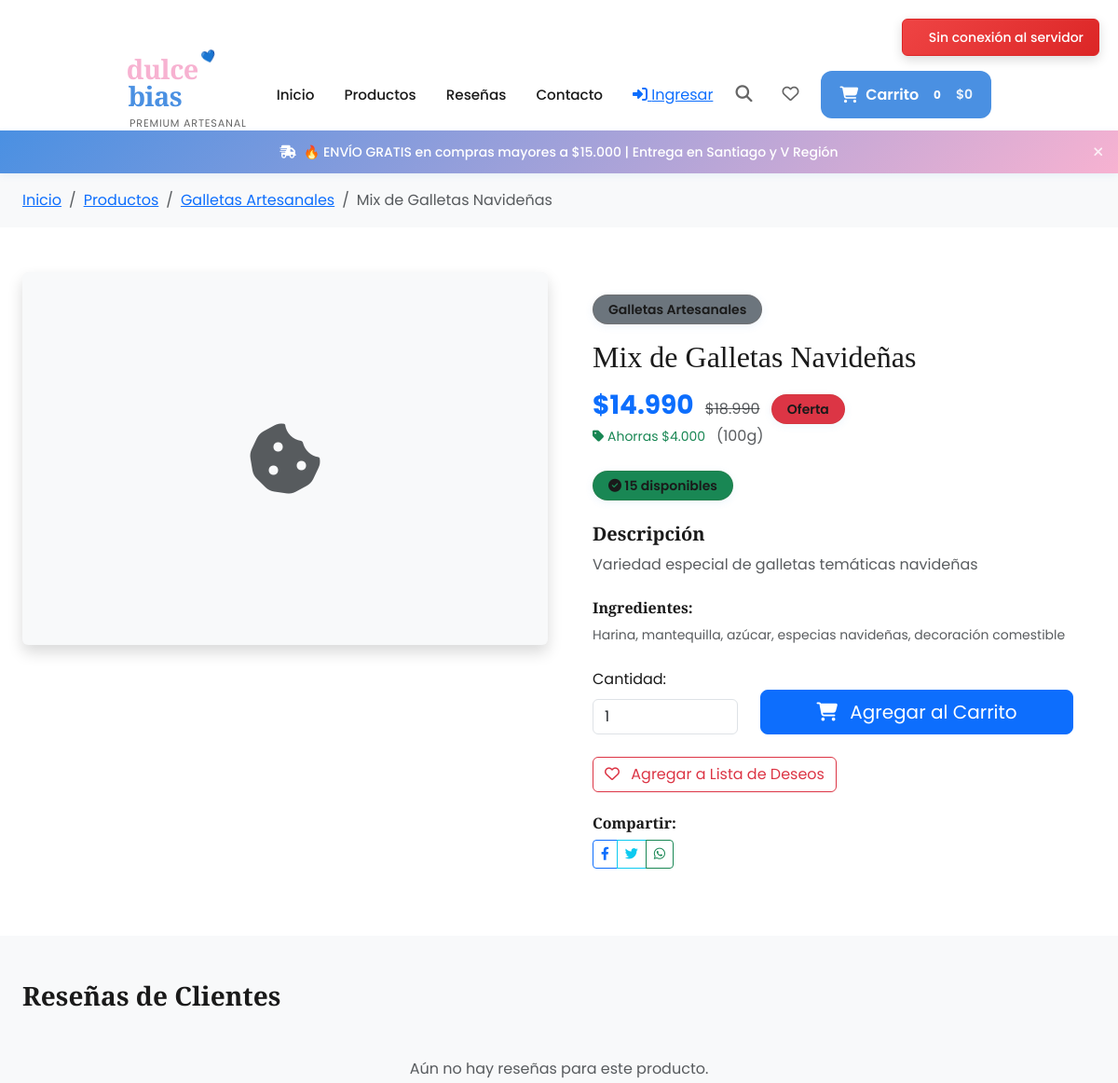
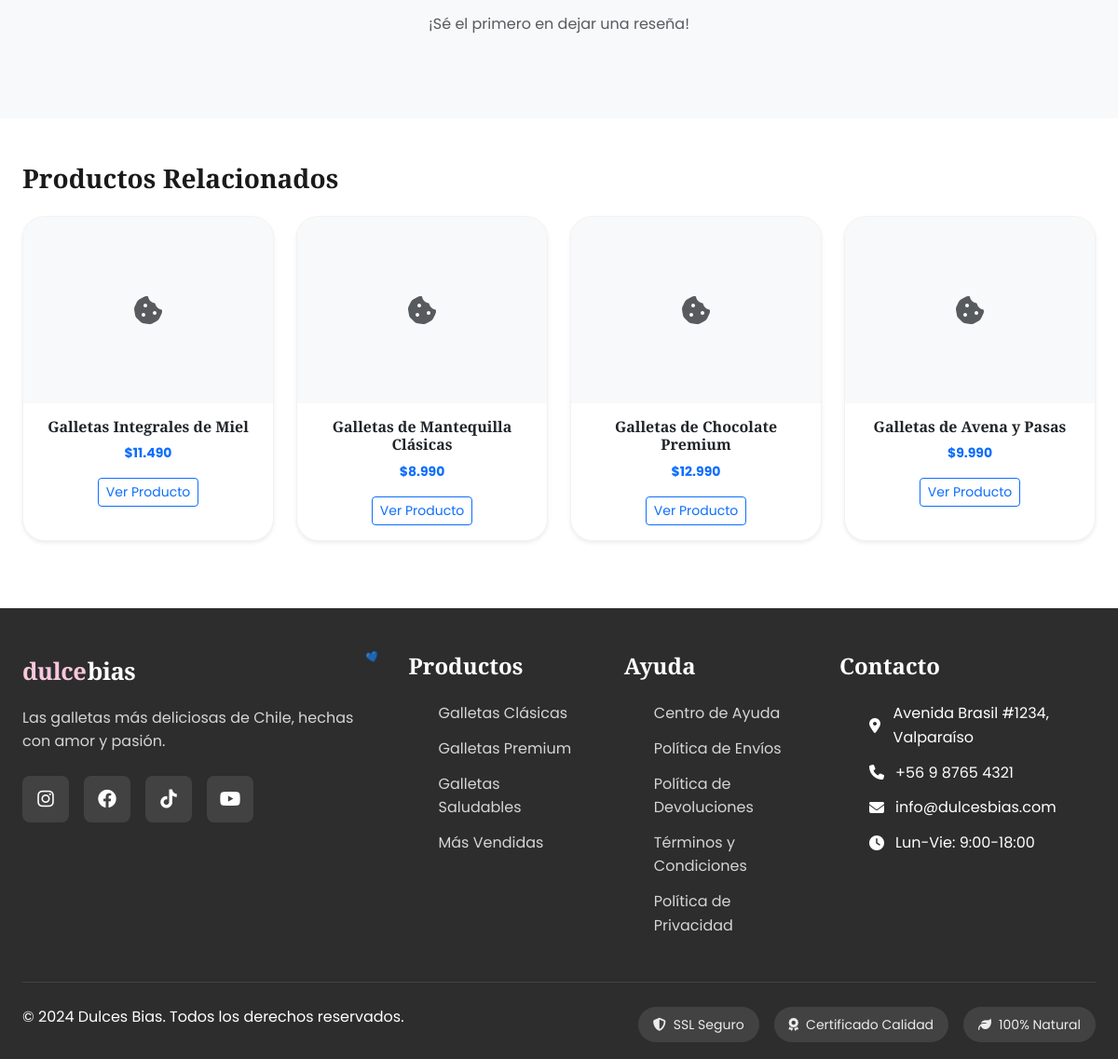
The page /producto/mix-galletas-navidenas/ on the database its author committed (2 pictures, top to bottom).
### shop/models.py (models this page shows, shortened)
class Product(models.Model):
    CATEGORY_CHOICES = [
        ('bestseller', 'Más Vendidas'),
        ('premium', 'Premium'),
        ('healthy', 'Saludables'),
        ('classic', 'Clásicas'),
    ]
    name = models.CharField(max_length=200)
    slug = models.SlugField(max_length=200, unique=True)
    category = models.ForeignKey(Category, on_delete=models.CASCADE, related_name='products')
    product_type = models.CharField(max_length=20, choices=CATEGORY_CHOICES, default='classic')
    description = models.TextField()
    ingredients = models.TextField(help_text="Lista de ingredientes separados por comas")
    price = models.DecimalField(max_digits=10, decimal_places=0)  # Precios en CLP sin decimales
    discount_percentage = models.DecimalField(max_digits=5, decimal_places=2, default=0, help_text="Porcentaje de descuento (0-100)")
    discount_price = models.DecimalField(max_digits=10, decimal_places=0, null=True, blank=True, help_text="Precio con descuento manual")
    is_on_sale = models.BooleanField(default=False, help_text="¿Está en oferta?")
    image = models.ImageField(upload_to='products/')
    stock = models.PositiveIntegerField(default=0)
    min_stock_alert = models.PositiveIntegerField(default=5, help_text="Alerta cuando el stock sea menor a este valor")
    available = models.BooleanField(default=True)
    featured = models.BooleanField(default=False)
    weight = models.PositiveIntegerField(help_text="Peso en gramos", default=100)
    nutrition_facts = models.TextField(blank=True, help_text="Información nutricional")
    created_at = models.DateTimeField(auto_now_add=True)
    updated_at = models.DateTimeField(auto_now=True)
    class Meta:
        ordering = ['-created_at']
        indexes = [
            models.Index(fields=['slug']),
            models.Index(fields=['available']),
            models.Index(fields=['featured']),
        ]
    @property
    def formatted_price(self):
        return f"${int(self.price):,}".replace(',', '.')
    @property
    def current_price(self):
        if self.is_on_sale:
            if self.discount_price:
                return self.discount_price
            elif self.discount_percentage > 0:
                discount_amount = self.price * (Decimal(str(self.discount_percentage)) / Decimal('100'))
                return self.price - discount_amount
        return self.price
    @property
    def formatted_current_price(self):
        return f"${int(self.current_price):,}".replace(',', '.')
    @property
    def discount_amount(self):
        if self.is_on_sale and self.current_price < self.price:
            return self.price - self.current_price
        return 0
    @property
    def formatted_discount_amount(self):
        return f"${int(self.discount_amount):,}".replace(',', '.')
    @property
    def has_discount(self):
        return self.is_on_sale and self.current_price < self.price
    @property
    def is_in_stock(self):
        return self.stock > 0 and self.available
    @property
    def is_low_stock(self):
        return self.stock <= self.min_stock_alert and self.stock > 0
    @property
    def stock_status(self):
        if not self.available:
            return "No disponible"
        elif self.stock == 0:
            return "Sin stock"
        elif self.is_low_stock:
            return f"¡Últimas {self.stock} unidades!"
        else:
            return f"{self.stock} disponibles"

class Category(models.Model):
    name = models.CharField(max_length=100, unique=True)
    slug = models.SlugField(max_length=100, unique=True)
    description = models.TextField(blank=True)
    image = models.ImageField(upload_to='categories/', blank=True, null=True)
    created_at = models.DateTimeField(auto_now_add=True)
    class Meta:
        verbose_name_plural = 'Categories'
        ordering = ['name']

### shop/views.py (the view, shortened to what this page needs)
# urls.py: path('producto/<slug:slug>/', views.ProductDetailView.as_view(), name='product_detail'),
class ProductDetailView(DetailView):
    model = Product
    template_name = 'shop/product_detail.html'
    context_object_name = 'product'
    def get_context_data(self, **kwargs):
        context = super().get_context_data(**kwargs)
        product = self.get_object()
        related_by_category = Product.objects.filter(
            category=product.category, available=True
        ).exclude(id=product.id)[:4]
        similar_by_ingredients = Product.objects.none()
        context['related_products'] = list(related_by_category) + list(similar_by_ingredients)
        context['reviews'] = product.reviews.all()[:5]
        context['reviews_count'] = product.reviews.count()
        if context['reviews_count'] > 0:
            total_rating = sum(review.rating for review in product.reviews.all())
            context['average_rating'] = total_rating / context['reviews_count']
        else:
            context['average_rating'] = 0
        return context

### shop/templates/shop/product_detail.html (shortened to what this page needs)
{% extends 'base.html' %}
{% load static %}
{% block content %}
<nav aria-label="breadcrumb" class="py-3 bg-light">
    <div class="container">
        <ol class="breadcrumb mb-0">
            <li class="breadcrumb-item">
                <a href="{% url 'shop:home' %}">Inicio</a>
            </li>
            <li class="breadcrumb-item">
                <a href="{% url 'shop:product_list' %}">Productos</a>
            </li>
            <li class="breadcrumb-item">
                <a href="{% url 'shop:category_detail' product.category.slug %}">{{ product.category.name }}</a>
            </li>
            <li class="breadcrumb-item active" aria-current="page">{{ product.name }}</li>
        </ol>
    </div>
</nav>
<section class="py-5">
    <div class="container">
        <div class="row">
            <div class="col-lg-6 mb-4">
                <div class="product-images">
                    <div class="main-image mb-3">
                        {% if product.image %}
                        <img src="{{ product.image.url }}"
                             class="img-fluid rounded shadow"
                             alt="{{ product.name }}"
                             id="mainProductImage"
                             style="width: 100%; height: 400px; object-fit: cover;">
                        {% else %}
                        <div class="d-flex align-items-center justify-content-center bg-light rounded shadow"
                             style="height: 400px;">
                            <i class="fas fa-cookie-bite fa-5x text-muted"></i>
                        </div>
                        {% endif %}
                    </div>
                </div>
            </div>
            <div class="col-lg-6">
                <div class="product-info">
                    <div class="mb-3">
                        <span class="badge bg-secondary me-2">{{ product.category.name }}</span>
                    </div>
                    <h1 class="h2 mb-3">{{ product.name }}</h1>
                    <div class="price-section mb-4">
                        {% if product.has_discount %}
                            <div class="price-with-discount">
                                <span class="h3 text-primary fw-bold">{{ product.formatted_current_price }}</span>
                                <span class="text-muted text-decoration-line-through ms-2">{{ product.formatted_price }}</span>
                                <span class="badge bg-danger ms-2">
                                    {% if product.discount_percentage > 0 %}
                                        -{{ product.discount_percentage|floatformat:0 }}%
                                    {% else %}
                                        Oferta
                                    {% endif %}
                                </span>
                            </div>
                            <small class="text-success">
                                <i class="fas fa-tag"></i>
                                Ahorras {{ product.formatted_discount_amount }}
                            </small>
                        {% else %}
                            <span class="h3 text-primary fw-bold">{{ product.formatted_current_price }}</span>
                        {% endif %}
                        <span class="text-muted ms-2">({{ product.weight }}g)</span>
                    </div>
                    <div class="stock-status mb-4">
                        {% if product.is_in_stock %}
                            {% if product.is_low_stock %}
                                <span class="badge bg-warning text-dark">
                                    <i class="fas fa-exclamation-triangle"></i> {{ product.stock_status }}
                                </span>
                            {% else %}
                                <span class="badge bg-success">
                                    <i class="fas fa-check-circle"></i> {{ product.stock_status }}
                                </span>
                            {% endif %}
                        {% else %}
                            <span class="badge bg-danger">
                                <i class="fas fa-times-circle"></i> {{ product.stock_status }}
                            </span>
                        {% endif %}
                    </div>
                    <div class="description mb-4">
                        <h5>Descripción</h5>
                        <p class="text-muted">{{ product.description }}</p>
                    </div>
                    {% if product.ingredients %}
                    <div class="ingredients mb-4">
                        <h6>Ingredientes:</h6>
                        <p class="small text-muted">{{ product.ingredients }}</p>
                    </div>
                    {% endif %}
                    {% if product.is_in_stock %}
                    <form class="add-to-cart-form mb-4" method="post">
                        <div class="row align-items-end">
                            <div class="col-md-4">
                                <label for="quantity" class="form-label">Cantidad:</label>
                                <input type="number"
                                       class="form-control"
                                       id="quantity"
                                       name="quantity"
                                       value="1"
                                       min="1"
                                       max="{{ product.stock }}">
                            </div>
                            <div class="col-md-8">
                                <button type="submit"
                                        class="btn btn-primary btn-lg w-100"
                                        data-product-id="{{ product.id }}">
                                    <i class="fas fa-shopping-cart me-2"></i>
                                    Agregar al Carrito
                                </button>
                            </div>
                        </div>
                    </form>
                    {% endif %}
                    <div class="wishlist-section mb-4">
                        <button class="btn btn-outline-danger" id="wishlistBtn">
                            <i class="far fa-heart me-2"></i>
                            Agregar a Lista de Deseos
                        </button>
                    </div>
                    <div class="share-section">
                        <h6>Compartir:</h6>
                        <div class="btn-group" role="group">
                            <a href="#" class="btn btn-outline-primary btn-sm">
                                <i class="fab fa-facebook-f"></i>
                            </a>
                            <a href="#" class="btn btn-outline-info btn-sm">
                                <i class="fab fa-twitter"></i>
                            </a>
                            <a href="#" class="btn btn-outline-success btn-sm">
                                <i class="fab fa-whatsapp"></i>
                            </a>
                        </div>
                    </div>
                </div>
            </div>
        </div>
    </div>
</section>
<section class="py-5 bg-light">
    <div class="container">
        <div class="row">
            <div class="col-12">
                <h3 class="mb-4">Reseñas de Clientes</h3>
                {% if product.reviews.exists %}
                <div class="reviews-summary mb-4">
                    <div class="row">
                        <div class="col-md-6">
                            <div class="rating-overview text-center p-4 bg-white rounded shadow-sm">
                                <div class="average-rating">
                                    <span class="h2">{{ product.reviews.all|length }}</span>
                                    <div class="stars text-warning">
                                        <i class="fas fa-star"></i>
                                        <i class="fas fa-star"></i>
                                        <i class="fas fa-star"></i>
                                        <i class="fas fa-star"></i>
                                        <i class="far fa-star"></i>
                                    </div>
                                    <p class="text-muted">{{ product.reviews.count }} reseña{{ product.reviews.count|pluralize }}</p>
                                </div>
                            </div>
                        </div>
                    </div>
                </div>
                <div class="reviews-list">
                    {% for review in product.reviews.all|slice:":5" %}
                    <div class="review-item mb-3 p-3 bg-white rounded shadow-sm">
                        <div class="d-flex justify-content-between align-items-center mb-2">
                            <div>
                                <strong>{{ review.user.first_name|default:review.user.username }}</strong>
                                <div class="stars text-warning">
                                    {% for i in "12345" %}
                                        {% if forloop.counter <= review.rating %}
                                        <i class="fas fa-star"></i>
                                        {% else %}
                                        <i class="far fa-star"></i>
                                        {% endif %}
                                    {% endfor %}
                                </div>
                            </div>
                            <small class="text-muted">{{ review.created_at|date:"d/m/Y" }}</small>
                        </div>
                        <p class="mb-0">{{ review.comment }}</p>
                    </div>
                    {% endfor %}
                </div>
                {% else %}
                <div class="text-center py-4">
                    <p class="text-muted">Aún no hay reseñas para este producto.</p>
                    <p class="text-muted">¡Sé el primero en dejar una reseña!</p>
                </div>
                {% endif %}
            </div>
        </div>
    </div>
</section>
<section class="py-5">
    <div class="container">
        <h3 class="mb-4">Productos Relacionados</h3>
        <div class="row">
            {% for related_product in related_products %}
            <div class="col-lg-3 col-md-6 mb-4">
                <div class="card product-card h-100 shadow-sm">
                    <div class="card-img-top-wrapper" style="height: 200px; overflow: hidden;">
                        {% if related_product.image %}
                        <img src="{{ related_product.image.url }}"
                             class="card-img-top"
                             alt="{{ related_product.name }}"
                             style="width: 100%; height: 100%; object-fit: cover;">
                        {% else %}
                        <div class="d-flex align-items-center justify-content-center h-100 bg-light">
                            <i class="fas fa-cookie-bite fa-2x text-muted"></i>
                        </div>
                        {% endif %}
                    </div>
                    <div class="card-body text-center">
                        <h6 class="card-title">{{ related_product.name }}</h6>
                        <p class="text-primary fw-bold">{{ related_product.formatted_price }}</p>
                        <a href="{% url 'shop:product_detail' related_product.slug %}"
                           class="btn btn-outline-primary btn-sm">Ver Producto</a>
                    </div>
                </div>
            </div>
            {% endfor %}
        </div>
    </div>
</section>
{% endblock %}

### rows shown on the page
Product: category.name "Galletas Artesanales", name "Mix de Galletas Navideñas", formatted_current_price "$14.990", formatted_price "$18.990", formatted_discount_amount "$4.000", weight "100", stock_status "15 disponibles", description "Variedad especial de galletas temáticas navideñas", ingredients "Harina, mantequilla, azúcar, especias navideñas, decoración comestible"
Product: name "Galletas Integrales de Miel", formatted_price "$11.490"
Product: name "Galletas de Mantequilla Clásicas", formatted_price "$8.990"
Product: name "Galletas de Chocolate Premium", formatted_price "$12.990"
Product: name "Galletas de Avena y Pasas", formatted_price "$9.990"

### other values the page prints
{{ cart_items_count|default:0 }} "0"
{{ cart_total|default:"$0" }} "$0"
